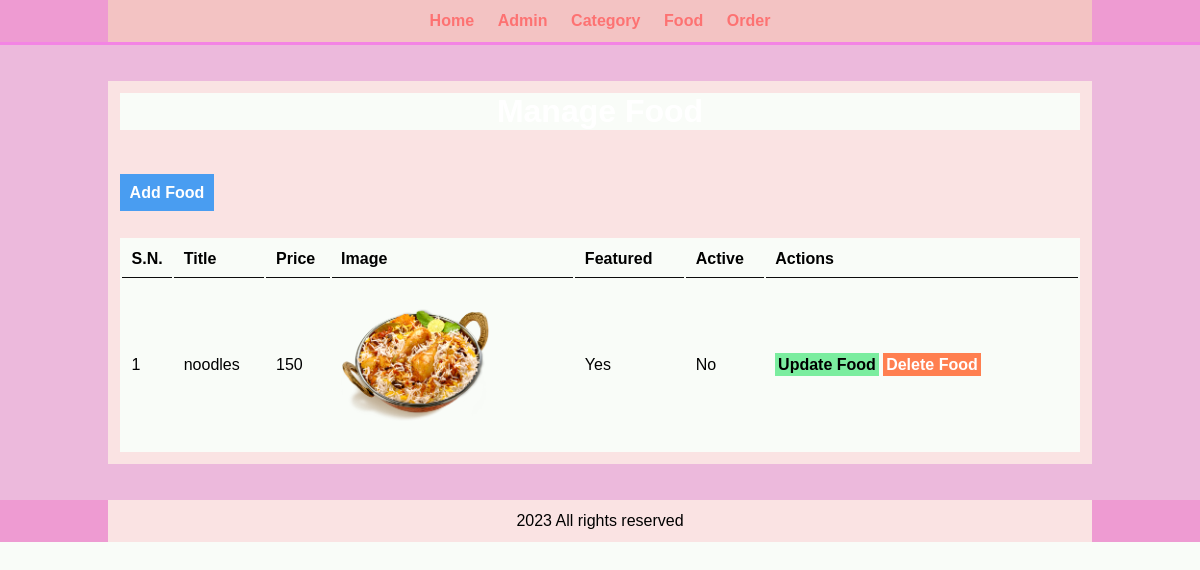
The page /admin/manage-food.php on the database its author committed.
### tables this page shows
CREATE TABLE `tbl_food` (
  `id` int(10) UNSIGNED NOT NULL,
  `title` varchar(100) NOT NULL,
  `description` text NOT NULL,
  `price` decimal(10,0) NOT NULL,
  `image_name` varchar(255) NOT NULL,
  `category_id` int(10) UNSIGNED NOT NULL,
  `featured` varchar(10) NOT NULL,
  `active` varchar(10) NOT NULL
);

### admin/manage-food.php (the view, shortened to what this page needs)
<?php include('partials/menu.php') ?>
<div class="main-content">
    <div class="wrapper">
        <h1 style="color:white;text-align:center;">Manage Food</h1>
        <br><br><br>
        <a href="<?php echo SITEURL; ?>admin/add-food.php" class="btn-primary">Add Food</a>
        <br><br><br>
        <table class="tbl-full" style="color:white">
            <tr>
                <th>S.N.</th>
                <th>Title</th>
                <th>Price</th>
                <th>Image</th>
                <th>Featured</th>
                <th>Active</th>
                <th>Actions</th>
            </tr>
            <?php
                $sql = "SELECT * FROM tbl_food";
                $res = mysqli_query($conn, $sql);
                $count = mysqli_num_rows($res);
                $sn = 1;
                if($count>0)
                {
                    while($row=mysqli_fetch_assoc($res))
                    {
                        $id = $row['id'];
                        $title = $row['title'];
                        $price = $row['price'];
                        $image_name = $row['image_name'];
                        $featured = $row['featured'];
                        $active = $row['active'];
                        ?>
                        <tr>
                            <td><?php echo $sn++; ?></td>
                            <td><?php echo $title; ?></td>
                            <td><?php echo $price; ?></td>
                            <td>
                                <?php
                                    if($image_name=="")
                                    {
                                        echo "<div class='error'>Image Not Added!!!</div>";
                                    }
                                    else
                                    {
                                        ?>
                                        <img src="<?php echo SITEURL; ?>images/food/<?php echo $image_name; ?>" width="150px" >
                                        <?php
                                    }
                                ?>
                            </td>
                            <td><?php echo $featured; ?></td>
                            <td><?php echo $active; ?></td>
                            <td>
                                <a href="<?php echo SITEURL; ?>admin/update-food.php?id=<?php echo $id; ?>" class="btn-secondary">Update Food</a>
                                <a href="<?php echo SITEURL; ?>admin/delete-food.php?id=<?php echo $id; ?>&image_name=<?php echo $image_name; ?>" class="btn-danger">Delete Food</a>
                            </td>
                        </tr>
                        <?php
                    }
                }
                else
                {
                    echo "<tr><td colspan='7' class='error'>Food not Added Yet...</td></tr>";
                }
            ?>
        </table>
    </div>
</div>
<?php include('partials/footer.php')?>

### css/admin.css (style rules this page uses)
* { margin: 0; padding: 0; font-family: Arial, Helvetica, sans-serif; background-color: rgb(249, 252, 248); color: rgb(252, 255, 252); }
.wrapper { padding: 1%; width: 80%; margin: 0 auto; background-color: #fae3e3; }
.tbl-full { width: 100%; }
.tbl-full tr th ,td { color: black; }
table tr th { border-bottom: 1px solid rgb(12, 12, 12); padding: 1%; text-align: left; }
table tr td { padding: 1%; }
.btn-primary { background-color: #499df1; padding: 1%; color: white; text-decoration: none; font-weight: bold; }
.btn-secondary { background-color: #7bed9f; padding: 1%; color: black; text-decoration: none; font-weight: bold; }
.btn-danger { background-color: #ff7f50; padding: 1%; color: white; text-decoration: none; font-weight: bold; }
.menu .wrapper,ul,li,a { background-color: #f3c3c3; }
.main-content { background-color: rgb(236, 185, 220); padding: 3% 0; }

### rows shown on the page
tbl_food: title "noodles", price "150", image_name (picture), featured "Yes", active "No"
